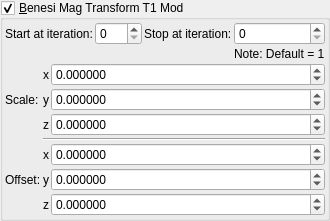
    <widget class="MyGroupBox" name="groupCheck_transf_function_enabledx_false">
     <property name="toolTip">
      <string/>
     </property>
     <property name="title">
      <string>&amp;Benesi Mag Transform T1 Mod</string>
     </property>
     <property name="checkable">
      <bool>true</bool>
     </property>
     <layout class="QVBoxLayout" name="verticalLayout_32" stretch="0,0">
      <property name="spacing">
       <number>2</number>
      </property>
      <property name="leftMargin">
       <number>2</number>
      </property>
      <property name="topMargin">
       <number>2</number>
      </property>
      <property name="rightMargin">
       <number>2</number>
      </property>
      <property name="bottomMargin">
       <number>2</number>
      </property>
      <item>
       <layout class="QGridLayout" name="gridLayout_68">
        <property name="spacing">
         <number>2</number>
        </property>
        <item row="1" column="2">
         <widget class="QLabel" name="label_250">
          <property name="text">
           <string>Stop at iteration:</string>
          </property>
         </widget>
        </item>
        <item row="1" column="3">
         <widget class="MySpinBox" name="spinboxInt_transf_stop_iterationsTM_1">
          <property name="sizePolicy">
           <sizepolicy hsizetype="Minimum" vsizetype="Maximum">
            <horstretch>0</horstretch>
            <verstretch>0</verstretch>
           </sizepolicy>
          </property>
          <property name="maximum">
           <number>999</number>
          </property>
         </widget>
        </item>
        <item row="1" column="1">
         <widget class="MySpinBox" name="spinboxInt_transf_start_iterations_D">
          <property name="sizePolicy">
           <sizepolicy hsizetype="Minimum" vsizetype="Maximum">
            <horstretch>0</horstretch>
            <verstretch>0</verstretch>
           </sizepolicy>
          </property>
          <property name="maximum">
           <number>999</number>
          </property>
         </widget>
        </item>
        <item row="1" column="0">
         <widget class="QLabel" name="label_251">
          <property name="text">
           <string>Start at iteration:</string>
          </property>
         </widget>
        </item>
        <item row="2" column="3">
         <widget class="QLabel" name="label_141">
          <property name="text">
           <string>Note: Default = 1</string>
          </property>
         </widget>
        </item>
       </layout>
      </item>
      <item>
       <layout class="QGridLayout" name="gridLayout_69" columnstretch="0,0,1">
        <property name="spacing">
         <number>2</number>
        </property>
        <item row="4" column="2">
         <widget class="MyDoubleSpinBox" name="spinbox3_transf_addition_constant_111_x">
          <property name="sizePolicy">
           <sizepolicy hsizetype="Minimum" vsizetype="Maximum">
            <horstretch>0</horstretch>
            <verstretch>0</verstretch>
           </sizepolicy>
          </property>
          <property name="prefix">
           <string/>
          </property>
          <property name="suffix">
           <string/>
          </property>
          <property name="decimals">
           <number>6</number>
          </property>
          <property name="minimum">
           <double>-99.989999999999995</double>
          </property>
          <property name="maximum">
           <double>99.989999999999995</double>
          </property>
          <property name="singleStep">
           <double>0.100000000000000</double>
          </property>
         </widget>
        </item>
        <item row="6" column="2">
         <widget class="MyDoubleSpinBox" name="spinbox3_transf_addition_constant_111_z">
          <property name="sizePolicy">
           <sizepolicy hsizetype="Minimum" vsizetype="Maximum">
            <horstretch>0</horstretch>
            <verstretch>0</verstretch>
           </sizepolicy>
          </property>
          <property name="prefix">
           <string/>
          </property>
          <property name="suffix">
           <string/>
          </property>
          <property name="decimals">
           <number>6</number>
          </property>
          <property name="minimum">
           <double>-99.989999999999995</double>
          </property>
          <property name="maximum">
           <double>99.989999999999995</double>
          </property>
          <property name="singleStep">
           <double>0.100000000000000</double>
          </property>
         </widget>
        </item>
        <item row="2" column="2">
         <widget class="MyDoubleSpinBox" name="spinbox3_transf_scale3D_333_z">
          <property name="sizePolicy">
           <sizepolicy hsizetype="Minimum" vsizetype="Maximum">
            <horstretch>0</horstretch>
            <verstretch>0</verstretch>
           </sizepolicy>
          </property>
          <property name="prefix">
           <string/>
          </property>
          <property name="suffix">
           <string/>
          </property>
          <property name="decimals">
           <number>6</number>
          </property>
          <property name="minimum">
           <double>-99.989999999999995</double>
          </property>
          <property name="maximum">
           <double>99.989999999999995</double>
          </property>
          <property name="singleStep">
           <double>0.100000000000000</double>
          </property>
         </widget>
        </item>
        <item row="5" column="0">
         <widget class="QLabel" name="label_260">
          <property name="text">
           <string>Offset:</string>
          </property>
         </widget>
        </item>
        <item row="4" column="1">
         <widget class="QLabel" name="label_135">
          <property name="sizePolicy">
           <sizepolicy hsizetype="Preferred" vsizetype="Preferred">
            <horstretch>0</horstretch>
            <verstretch>0</verstretch>
           </sizepolicy>
          </property>
          <property name="text">
           <string notr="true">x</string>
          </property>
          <property name="alignment">
           <set>Qt::AlignRight|Qt::AlignTrailing|Qt::AlignVCenter</set>
          </property>
         </widget>
        </item>
        <item row="5" column="1">
         <widget class="QLabel" name="label_136">
          <property name="sizePolicy">
           <sizepolicy hsizetype="Preferred" vsizetype="Preferred">
            <horstretch>0</horstretch>
            <verstretch>0</verstretch>
           </sizepolicy>
          </property>
          <property name="text">
           <string notr="true">y</string>
          </property>
          <property name="alignment">
           <set>Qt::AlignRight|Qt::AlignTrailing|Qt::AlignVCenter</set>
          </property>
         </widget>
        </item>
        <item row="1" column="0">
         <widget class="QLabel" name="label_261">
          <property name="text">
           <string>Scale:</string>
          </property>
         </widget>
        </item>
        <item row="0" column="1">
         <widget class="QLabel" name="label_137">
          <property name="sizePolicy">
           <sizepolicy hsizetype="Preferred" vsizetype="Preferred">
            <horstretch>0</horstretch>
            <verstretch>0</verstretch>
           </sizepolicy>
          </property>
          <property name="text">
           <string notr="true">x</string>
          </property>
          <property name="alignment">
           <set>Qt::AlignRight|Qt::AlignTrailing|Qt::AlignVCenter</set>
          </property>
         </widget>
        </item>
        <item row="1" column="1">
         <widget class="QLabel" name="label_138">
          <property name="sizePolicy">
           <sizepolicy hsizetype="Preferred" vsizetype="Preferred">
            <horstretch>0</horstretch>
            <verstretch>0</verstretch>
           </sizepolicy>
          </property>
          <property name="text">
           <string notr="true">y</string>
          </property>
          <property name="alignment">
           <set>Qt::AlignRight|Qt::AlignTrailing|Qt::AlignVCenter</set>
          </property>
         </widget>
        </item>
        <item row="2" column="1">
         <widget class="QLabel" name="label_139">
          <property name="sizePolicy">
           <sizepolicy hsizetype="Preferred" vsizetype="Preferred">
            <horstretch>0</horstretch>
            <verstretch>0</verstretch>
           </sizepolicy>
          </property>
          <property name="text">
           <string notr="true">z</string>
          </property>
          <property name="alignment">
           <set>Qt::AlignRight|Qt::AlignTrailing|Qt::AlignVCenter</set>
          </property>
         </widget>
        </item>
        <item row="0" column="2">
         <widget class="MyDoubleSpinBox" name="spinbox3_transf_scale3D_333_x">
          <property name="sizePolicy">
           <sizepolicy hsizetype="Minimum" vsizetype="Maximum">
            <horstretch>0</horstretch>
            <verstretch>0</verstretch>
           </sizepolicy>
          </property>
          <property name="prefix">
           <string/>
          </property>
          <property name="suffix">
           <string/>
          </property>
          <property name="decimals">
           <number>6</number>
          </property>
          <property name="minimum">
           <double>-99.989999999999995</double>
          </property>
          <property name="maximum">
           <double>99.989999999999995</double>
          </property>
          <property name="singleStep">
           <double>0.100000000000000</double>
          </property>
         </widget>
        </item>
        <item row="1" column="2">
         <widget class="MyDoubleSpinBox" name="spinbox3_transf_scale3D_333_y">
          <property name="sizePolicy">
           <sizepolicy hsizetype="Minimum" vsizetype="Maximum">
            <horstretch>0</horstretch>
            <verstretch>0</verstretch>
           </sizepolicy>
          </property>
          <property name="prefix">
           <string/>
          </property>
          <property name="suffix">
           <string/>
          </property>
          <property name="decimals">
           <number>6</number>
          </property>
          <property name="minimum">
           <double>-99.989999999999995</double>
          </property>
          <property name="maximum">
           <double>99.989999999999995</double>
          </property>
          <property name="singleStep">
           <double>0.100000000000000</double>
          </property>
         </widget>
        </item>
        <item row="6" column="1">
         <widget class="QLabel" name="label_134">
          <property name="sizePolicy">
           <sizepolicy hsizetype="Preferred" vsizetype="Preferred">
            <horstretch>0</horstretch>
            <verstretch>0</verstretch>
           </sizepolicy>
          </property>
          <property name="text">
           <string notr="true">z</string>
          </property>
          <property name="alignment">
           <set>Qt::AlignRight|Qt::AlignTrailing|Qt::AlignVCenter</set>
          </property>
         </widget>
        </item>
        <item row="5" column="2">
         <widget class="MyDoubleSpinBox" name="spinbox3_transf_addition_constant_111_y">
          <property name="sizePolicy">
           <sizepolicy hsizetype="Minimum" vsizetype="Maximum">
            <horstretch>0</horstretch>
            <verstretch>0</verstretch>
           </sizepolicy>
          </property>
          <property name="prefix">
           <string/>
          </property>
          <property name="suffix">
           <string/>
          </property>
          <property name="decimals">
           <number>6</number>
          </property>
          <property name="minimum">
           <double>-99.989999999999995</double>
          </property>
          <property name="maximum">
           <double>99.989999999999995</double>
          </property>
          <property name="singleStep">
           <double>0.100000000000000</double>
          </property>
         </widget>
        </item>
        <item row="3" column="1" colspan="2">
         <widget class="Line" name="line_54">
          <property name="orientation">
           <enum>Qt::Horizontal</enum>
          </property>
         </widget>
        </item>
       </layout>
      </item>
     </layout>
    </widget>
